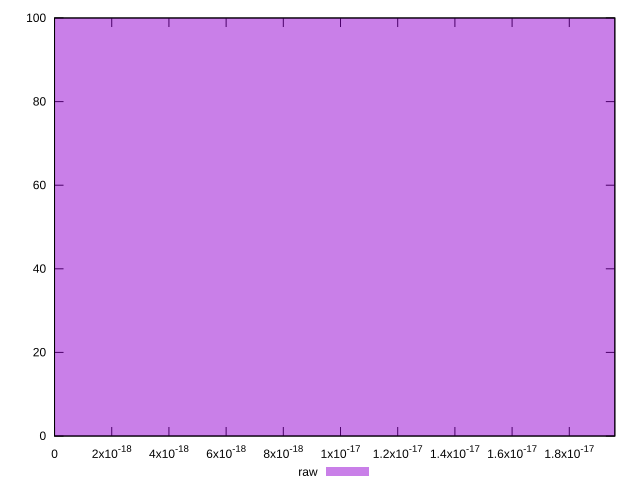

This chart was generated by the following gnuplot code:
reset

$raw <<EOF
0 100
EOF

set key outside below
set boxwidth 1e-12
set xrange [0:1.959217102279688e-17]
set yrange [0:100]
set trange [0:100]
set style fill transparent solid 0.5 noborder
set terminal svg size 640, 490 enhanced background rgb 'white'
set output "reports/report_00027_2021-02-24T12-40-31.850Z/meta/score-difference/samples/astro/raw/histogram.svg"

plot $raw title "raw" with boxes

reset
